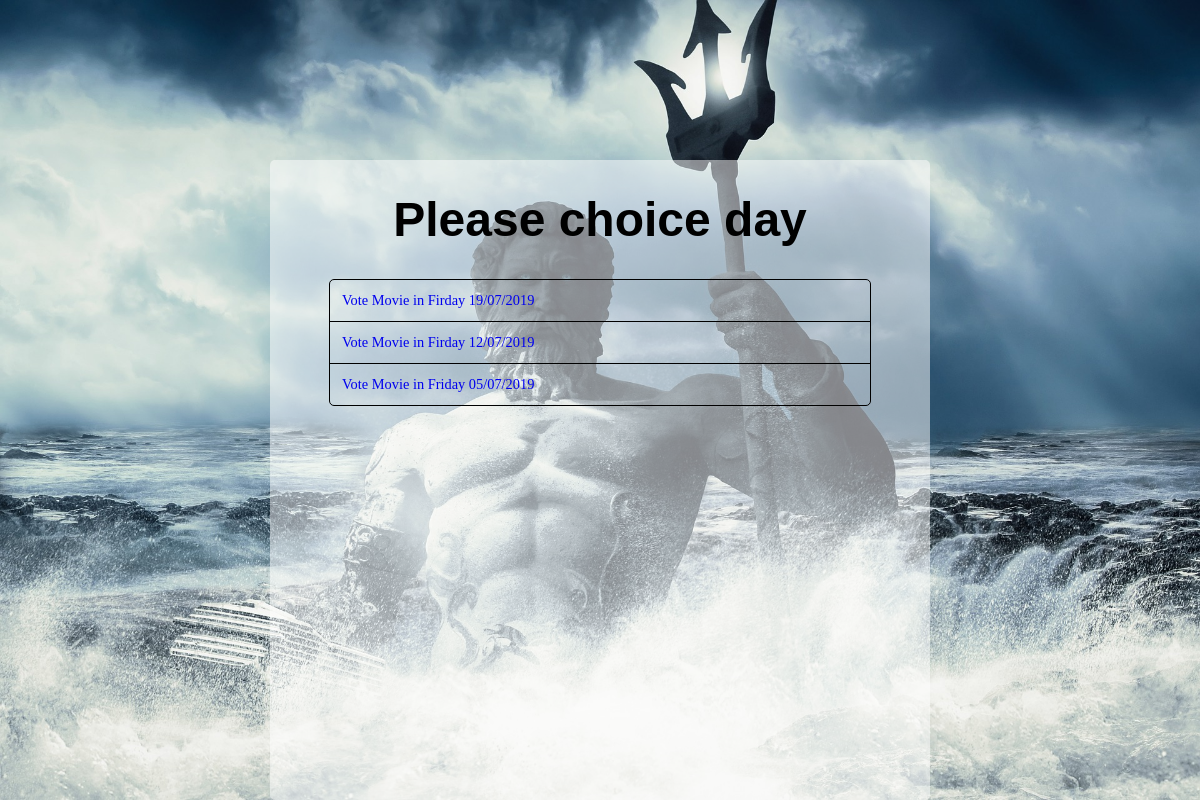
Page /moviepoll/ on the committed database.
### moviepoll/models.py (models this page shows, shortened)
class Question(models.Model):
    question_text = models.CharField(max_length=200)
    pub_date = models.DateTimeField('date published')

### moviepoll/views.py (the view)
# urls.py: path('', views.IndexView.as_view(), name='index'),
class IndexView(generic.ListView):
    template_name = 'index.html'
    context_object_name = 'latest_question_list'
    def get_queryset(self):
        return Question.objects.filter(pub_date__lte=timezone.now()).order_by('-pub_date')[:5]

### templates/index.html (shortened to what this page needs)
<!DOCTYPE html>
<html lang="en">
    <head>
        {% load static %}
        <link rel="stylesheet" href="{% static 'css/style.css' %}">
    </head>
    <body id="index">
        <div class="home index">
            <h1 style="color:black">Please choice day</h1>
            {% if latest_question_list %}
            <ul>
                {% for question in latest_question_list %}
                    <li><a href="{% url 'detail' question.id %}">{{ question.question_text }}</a></li>
                {% endfor %}
            </ul>
            {% else %}
            <p>No polls are available.</p>
            {% endif %}
        </div>
    </body>
</html>

### static/css/style.css (style rules this page uses)
h1 { text-align: center; font-family: Arial, Helvetica, sans-serif; font-size: 4vw; }
body { margin: 0; padding: 0; width: 100%; }
#index { background-image: url("../image/index.jpg"); background-size: 100% 100vh; }
a { text-decoration: none; }
button, ul, form { margin-left: auto; margin-right: auto; display: block; font-size: 1.2vw; border-radius: 5px; }
ul, form { width: 45vw; list-style-type: none; border: 1px solid black; padding: 0; }
ul > li, form > div { border-bottom: 1px solid black; padding: 1vw; }
ul > li:last-child { border-bottom: none; }
div.home { margin: auto; position: absolute; top: 20vh; left: 0; right: 0; bottom: 0; }
div.index { background-color: rgba(255, 255, 255, 0.5); width: 55vw; height: auto; border-radius: 5px; }

### rows in the picture
Question: question_text "Vote Movie in Firday 19/07/2019"
Question: question_text "Vote Movie in Firday 12/07/2019"
Question: question_text "Vote Movie in Friday 05/07/2019"
